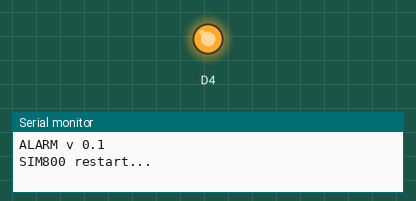
Recording of a sketch running on a simulated ESP8266 (NodeMCU). On the bench: output pins drawn as LEDs (lit = HIGH, except the on-board LED, lit = LOW), the last lines printed to the serial monitor. The modem accepts every AT command (registered, SIM ready, sends succeed) and sends nothing else.

Above: at 0.1 s.
At 16.7 s:
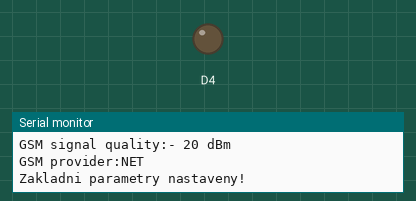
Timing chart, 0 to 18.2 s (numbered marks = the images above):
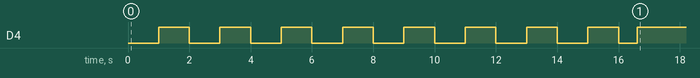

The sketch:

test.ino
```cpp
#include <Ticker.h>


String GSMsignal;
#define LED 13
#define SERIAL_TX_BUFFER_SIZE 300
#define SERIAL_RX_BUFFER_SIZE 300
String buffer;

#define verbose
#ifdef verbose
 #define PORTSPEED 115200
 #define DEBUG_PRINT(x)         Serial.print (x)
 #define DEBUG_PRINTDEC(x)      Serial.print (x, DEC)
 #define DEBUG_PRINTLN(x)       Serial.println (x)
 #define DEBUG_PRINTF(x, y)     Serial.printf (x, y)
 #define SERIAL_BEGIN           Serial.begin(PORTSPEED)
#else
 #define DEBUG_PRINT(x)
 #define DEBUG_PRINTDEC(x)
 #define DEBUG_PRINTLN(x)
 #define DEBUG_PRINTF(x, y)
 #define SERIAL_BEGIN
#endif

#include <SoftwareSerial.h>
 //SIM800 TX is connected to Arduino D8
#define SIM800_TX_PIN       D6
//SIM800 RX is connected to Arduino D7
#define SIM800_RX_PIN       D5
#define GSMReset            D1

//Create software serial object to communicate with SIM800
SoftwareSerial serialSIM800(SIM800_TX_PIN,SIM800_RX_PIN);

//for LED status
#include <Ticker.h>
Ticker ticker;

void tick() {
  //toggle state
  int state = digitalRead(BUILTIN_LED);  // get the current state of GPIO1 pin
  digitalWrite(BUILTIN_LED, !state);     // set pin to the opposite state
}

void setup()
{
  SERIAL_BEGIN;
  DEBUG_PRINTLN("\n\rALARM v 0.1");
  serialSIM800.begin(115200);
  pinMode(BUILTIN_LED, OUTPUT);
  ticker.attach(1, tick);

  restartSIMHW();
  SIM800Init();
	// buffer = sendATcommandResponse("AT+CPBR=1", "+CPBR:", 3000,128);
  // int start = buffer.indexOf(",")+1;
  // int end = buffer.indexOf(",",start);
  // String cislo = buffer.substring(start,end);
  // DEBUG_PRINTLN(start);
  // DEBUG_PRINTLN(end);
  // DEBUG_PRINTLN(buffer.substring(start,end));
  // //cislo = "ATD"+cislo;
	// sendATcommandResponse(cislo.c_str(), "OK", 2000);

  ticker.detach();
  //keep LED on
  digitalWrite(BUILTIN_LED, HIGH);
}

void loop() {
  delay(5000);
  DEBUG_PRINTLN("cyklus");
  checkSMS();
	//DEBUG_PRINTLN(sendATcommandResponse("ATD724232639;", "OK", 2000));

}

void restartSIMHW()
{
	//HW restart
  DEBUG_PRINT("SIM800 restart...");
	digitalWrite(GSMReset,LOW);
	delay(400);
	digitalWrite(GSMReset,HIGH);
	delay(15000);
  DEBUG_PRINTLN("done");
}

void SIM800Init()
{
	while (Serial.available() > 0) Serial.read();
	DEBUG_PRINTLN("****************************************");
	while (sendATcommand("AT","OK",2000) == 0);
	DEBUG_PRINTLN("SIM800 modul dostupny!");
	//otestuj registraci do site
	while ( (sendATcommand("AT+CREG?", "+CREG: 0,1", 500) ||
	sendATcommand("AT+CREG?", "+CREG: 0,5", 500)) == 0 );
	while (Serial.available() > 0) Serial.read();
	DEBUG_PRINTLN("SIM800 registrovan do site!");
  /*
	//nastaveni parametru pro obdrzeni casu ze site
	while( sendATcommand("AT+CLTS=1", "OK", 500) == 0 );
	while( sendATcommand("AT+CENG=3", "OK", 500) == 0 );
	while (Serial.available() > 0) Serial.read();
	DEBUG_PRINT("Casova znacka:");
	DEBUG_PRINTLN(timeStamp());
  */
	//CSQ, pozice 4
	GSMsignal = sendATcommandResponse("AT+CSQ", "+CSQ:", 1000, 3);

	DEBUG_PRINTLN("GSM signal quality:-"+GSMsignal+" dBm");
	if (GSMsignal.length()==3) GSMsignal = GSMsignal.substring(1);
	String providerName = sendATcommandResponse("AT+COPS?","+COPS:",1000,20);
	uint8_t tempIndex = providerName.indexOf('"');
	providerName = providerName.substring(tempIndex+1);
	tempIndex = providerName.indexOf('"');
	providerName = providerName.substring(0,tempIndex);
	DEBUG_PRINTLN("GSM provider:"+providerName);
	sendATcommand("AT+CMGF=1", "OK", 500);
	//zakaz indikace SMS
	sendATcommand("AT+CNMI=0,0", "OK",500);
	sendATcommand("AT+CLIP=1", "OK", 500);
	//smaz vsechny SMSky
	/*sendATcommand("AT+CMGD=1,4", "OK", 2000);
	sendATcommand("AT+CMGD=1", "OK", 2000);
	DEBUG_PRINTLN F("Stare SMS smazany!");
  */
	sendATcommand("ATE0", "OK", 2000);
	DEBUG_PRINTLN("Zakladni parametry nastaveny!");
}

int8_t sendATcommand(char* ATcommand, char* expected_answer, unsigned int timeout)
{

	//WDT_Restart(WDT);
	uint8_t x = 0,  answer = 0;
	char response[100];
	unsigned long previous;

	memset(response, '\0', 100);    // Initialize the string

	delay(100);

	//clrSIMbuffer();
	serialSIM800.println(ATcommand);    // Send the AT command
	//WDT_Restart(WDT);

	x = 0;
	previous = millis();

	// this loop waits for the answer
	do
	{
		//WDT_Restart(WDT);
		if (serialSIM800.available() != 0) {
			// if there are data in the UART input buffer, reads it and checks for the asnwer
			response[x] = serialSIM800.read();
			x++;
			// check if the desired answer  is in the response of the module
			if (strstr(response, expected_answer) != NULL)
			{
				answer = 1;
			}
		}
		// Waits for the asnwer with time out
	}
	while ((answer == 0) && ((millis() - previous) < timeout));

	//clrSIMbuffer();
	return answer;
}


//AT prikaz s ocekavanou odpovedi a zbytkem
String sendATcommandResponse(char* ATcommand, char* expected_answer, unsigned int timeout, unsigned int buf)
{
	//WDT_Restart(WDT);
	uint8_t x = 0,  answer = 0;
	char response[150];
	unsigned long previous;
	String rest;

	memset(response, '\0', 100);    // Initialize the string

	delay(100);

	//clrSIMbuffer();
	serialSIM800.println(ATcommand);    // Send the AT command


	x = 0;
	previous = millis();
	//WDT_Restart(WDT);
	// this loop waits for the answer
	do
	{
		//WDT_Restart(WDT);
		if (serialSIM800.available() != 0) {
			// if there are data in the UART input buffer, reads it and checks for the asnwer
			response[x] = serialSIM800.read();
			x++;
			// check if the desired answer  is in the response of the module
			if (strstr(response, expected_answer) != NULL)
			{
				answer = 1;
			}
		}
		// Waits for the asnwer with time out
	}
	while ((answer == 0) && ((millis() - previous) < timeout));

	//p?e?ti zbytek - max 20 byte
	memset(response, '\0', buf);    // Initialize the string
	delay(100);
	for (x = 0; x < buf; x++) response[x] = serialSIM800.read();
	//clrSIMbuffer();
	for (x = 0; x < buf; x++) rest += char(response[x]);
	delay(100);
	return rest;

}


//Receive SMS
void checkSMS() {
  DEBUG_PRINTLN("Check new SMS...");
	char g;
	String gcmd;
	String number;
	uint8_t gindexOd;
	uint8_t gindexDo;
	clrSIMbuffer();
	serialSIM800.println("AT+CMGR=1");
	delay(1000);
	while(serialSIM800.available()>0) {
    g=serialSIM800.read();
    gcmd+=g;
    if (g=='\n') {
      if (gcmd.indexOf("+CMGR")>0) {
				DEBUG_PRINTLN(gcmd);
				DEBUG_PRINTLN("Nova SMSka!!!!");
				gindexOd = gcmd.indexOf(',');
				gindexDo = gcmd.indexOf(',',gindexOd+1);
				number = gcmd.substring(gindexOd+2,gindexDo-1);
				DEBUG_PRINTLN("Od:" + number);
        gcmd="";
				while (serialSIM800.available()>0) {
          //precti obsah SMS
					g=serialSIM800.read();
					gcmd += g;
        }
        DEBUG_PRINTLN("Obsah SMS:"+gcmd);
   			SMSparser(gcmd);
				gcmd = "";
  			sendATcommand("AT+CMGD=1", "OK", 1000);
        sendATcommand("AT+CMGD=1,4", "OK", 1000);
				DEBUG_PRINTLN("SMS smazana z pameti.");
      }
    }
  }
 return;
 /*
				while (serialSIM800.available()>0)
				{
					g=serialSIM800.read();
					gcmd += g;
					if (g=='\n')
					{
						gcmd = gcmd.substring(0,gcmd.length()-2);
						DEBUG_PRINTLN("Obsah SMS:" + gcmd);
						sendSMS(number,"Vykonano!");
						gcmd = "";
						sendATcommand("AT+CMGD=1", "OK", 1000);
						sendATcommand("AT+CMGD=1,4", "OK", 1000);
						DEBUG_PRINTLN("SMS smazana z pameti.");
						return;
					}
				}
				gcmd="";
				sendATcommand("AT+CMGD=1", "OK", 1000);
				sendATcommand("AT+CMGD=1,4", "OK", 1000);
				return;
			}
		}
	}*/
}

void sendSMS(String number, String sms)
{
	DEBUG_PRINTLN("SMS pro:"+number);
	DEBUG_PRINTLN("Obsah:"+sms);
	delay(500);
	clrSIMbuffer();
	//number = "+420"+number;
	serialSIM800.println ("AT+CMGS=\""+number+"\"");
	delay(200);
	//toSerial();
	serialSIM800.println (sms);        // message to send
	delay(100);
	serialSIM800.write ((char) 26);	//CTRL+Z
	delay(100);
	serialSIM800.println();
	delay(100);
	sendATcommand("AT+CMGD=1", "OK", 2000);
	sendATcommand("AT+CMGD=1,4", "OK", 2000);
	delay(500);
	clrSIMbuffer();
	DEBUG_PRINTLN("SMS odeslana!");
}

void SMSparser(String command)
{
	if (command.startsWith("LED:ON")) 	{
		digitalWrite(LED,HIGH);
		return;
	}
	if (command.startsWith("LED:OFF")) {
		digitalWrite(LED,LOW);
		return;
	}
	DEBUG_PRINTLN("Neznamy prikaz!");

}

String timeStamp()
{
	String ts="";
	ts = sendATcommandResponse("AT+CCLK?", "+CCLK: \"", 1000, 20);
	//13/11/04,15:23:19+04
	//return ("20"+ts.substring(0,2)+ts.substring(3,5)+ts.substring(6,8)+ts.substring(9,11)+ts.substring(12,14)+ts.substring(15,17));
	return ts;
}
void clrSIMbuffer() {
	while(serialSIM800.available()>0) {
		delay(1);
		serialSIM800.read();
	}
}
```
